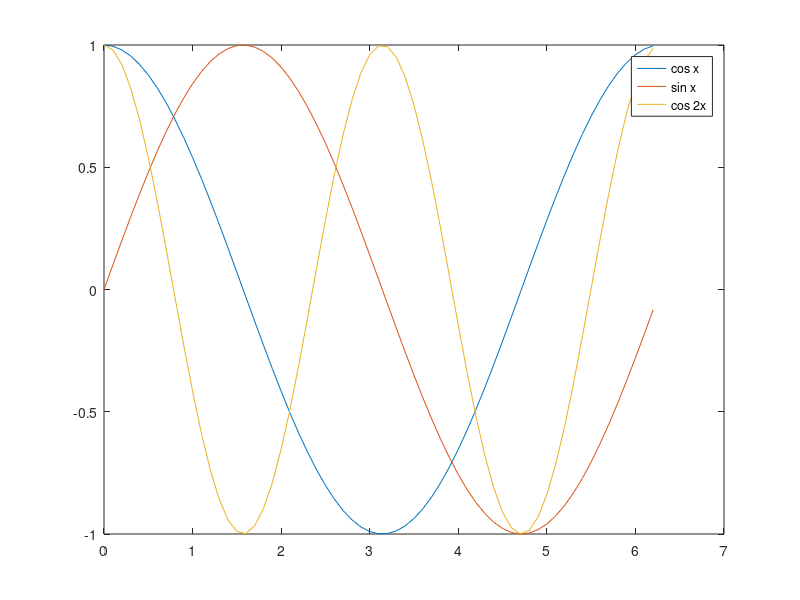

Reproduce this figure in MATLAB.
x = 0:0.1:2*pi

f1 = cos(x)
f2 = sin(x)
f3 = cos(2*x)

plot(x,f1)
hold on
plot(x,f2)
plot(x,f3)

legend('cos x','sin x','cos 2x')